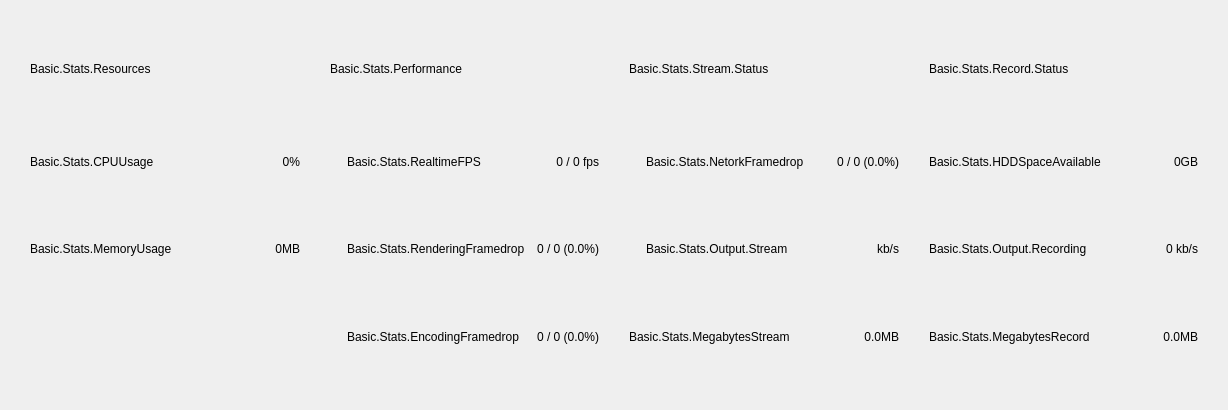
<?xml version="1.0" encoding="UTF-8"?>
<ui version="4.0">
 <class>PLSBasicStatusPanel</class>
 <widget class="QWidget" name="PLSBasicStatusPanel">
  <property name="geometry">
   <rect>
    <x>0</x>
    <y>0</y>
    <width>1228</width>
    <height>410</height>
   </rect>
  </property>
  <property name="windowTitle">
   <string>Form</string>
  </property>
  <layout class="QGridLayout" name="gridLayout">
   <property name="leftMargin">
    <number>30</number>
   </property>
   <property name="topMargin">
    <number>30</number>
   </property>
   <property name="rightMargin">
    <number>30</number>
   </property>
   <property name="bottomMargin">
    <number>30</number>
   </property>
   <property name="horizontalSpacing">
    <number>30</number>
   </property>
   <property name="verticalSpacing">
    <number>0</number>
   </property>
   <item row="5" column="0">
    <layout class="QHBoxLayout" name="horizontalLayout_2">
     <property name="spacing">
      <number>10</number>
     </property>
    </layout>
   </item>
   <item row="3" column="0">
    <layout class="QHBoxLayout" name="horizontalLayout_4">
     <property name="spacing">
      <number>10</number>
     </property>
     <item>
      <widget class="QLabel" name="cpuUsageLabel">
       <property name="text">
        <string>Basic.Stats.CPUUsage</string>
       </property>
      </widget>
     </item>
     <item>
      <widget class="PLSLabel" name="cpuUsage">
       <property name="sizePolicy">
        <sizepolicy hsizetype="Expanding" vsizetype="Preferred">
         <horstretch>0</horstretch>
         <verstretch>0</verstretch>
        </sizepolicy>
       </property>
       <property name="text">
        <string>0%</string>
       </property>
       <property name="alignment">
        <set>Qt::AlignRight|Qt::AlignTrailing|Qt::AlignVCenter</set>
       </property>
      </widget>
     </item>
    </layout>
   </item>
   <item row="4" column="2">
    <layout class="QHBoxLayout" name="horizontalLayout_12">
     <property name="spacing">
      <number>10</number>
     </property>
     <item>
      <widget class="QLabel" name="streamBitrateState"/>
     </item>
     <item>
      <widget class="QLabel" name="streamBitrateLabel">
       <property name="text">
        <string>Basic.Stats.Output.Stream</string>
       </property>
       <property name="active" stdset="0">
        <bool>false</bool>
       </property>
      </widget>
     </item>
     <item>
      <widget class="PLSLabel" name="streamBitrate">
       <property name="sizePolicy">
        <sizepolicy hsizetype="Expanding" vsizetype="Preferred">
         <horstretch>0</horstretch>
         <verstretch>0</verstretch>
        </sizepolicy>
       </property>
       <property name="text">
        <string> kb/s</string>
       </property>
       <property name="alignment">
        <set>Qt::AlignRight|Qt::AlignTrailing|Qt::AlignVCenter</set>
       </property>
      </widget>
     </item>
    </layout>
   </item>
   <item row="1" column="2">
    <widget class="QWidget" name="widget_2" native="true">
     <layout class="QVBoxLayout" name="verticalLayout_4">
      <property name="spacing">
       <number>0</number>
      </property>
      <property name="leftMargin">
       <number>0</number>
      </property>
      <property name="topMargin">
       <number>0</number>
      </property>
      <property name="rightMargin">
       <number>0</number>
      </property>
      <property name="bottomMargin">
       <number>10</number>
      </property>
      <item>
       <widget class="QLabel" name="streamHdr">
        <property name="text">
         <string>Basic.Stats.Stream.Status</string>
        </property>
       </widget>
      </item>
     </layout>
    </widget>
   </item>
   <item row="1" column="3">
    <widget class="QWidget" name="widget_3" native="true">
     <layout class="QVBoxLayout" name="verticalLayout_3">
      <property name="spacing">
       <number>0</number>
      </property>
      <property name="leftMargin">
       <number>0</number>
      </property>
      <property name="topMargin">
       <number>0</number>
      </property>
      <property name="rightMargin">
       <number>0</number>
      </property>
      <property name="bottomMargin">
       <number>10</number>
      </property>
      <item>
       <widget class="QLabel" name="recordHdr">
        <property name="text">
         <string>Basic.Stats.Record.Status</string>
        </property>
       </widget>
      </item>
     </layout>
    </widget>
   </item>
   <item row="5" column="1">
    <layout class="QHBoxLayout" name="horizontalLayout_10">
     <property name="spacing">
      <number>10</number>
     </property>
     <item>
      <widget class="QLabel" name="encodingFramedropState">
       <property name="active" stdset="0">
        <bool>false</bool>
       </property>
      </widget>
     </item>
     <item>
      <widget class="QLabel" name="encodingFramedropLabel">
       <property name="text">
        <string>Basic.Stats.EncodingFramedrop</string>
       </property>
       <property name="active" stdset="0">
        <bool>false</bool>
       </property>
      </widget>
     </item>
     <item>
      <widget class="PLSLabel" name="encodingFramedrop">
       <property name="sizePolicy">
        <sizepolicy hsizetype="Expanding" vsizetype="Preferred">
         <horstretch>0</horstretch>
         <verstretch>0</verstretch>
        </sizepolicy>
       </property>
       <property name="text">
        <string>0 / 0 (0.0%)</string>
       </property>
       <property name="alignment">
        <set>Qt::AlignRight|Qt::AlignTrailing|Qt::AlignVCenter</set>
       </property>
       <property name="active" stdset="0">
        <bool>false</bool>
       </property>
      </widget>
     </item>
    </layout>
   </item>
   <item row="1" column="1">
    <widget class="QWidget" name="widget" native="true">
     <layout class="QVBoxLayout" name="verticalLayout_2">
      <property name="spacing">
       <number>0</number>
      </property>
      <property name="leftMargin">
       <number>0</number>
      </property>
      <property name="topMargin">
       <number>0</number>
      </property>
      <property name="rightMargin">
       <number>0</number>
      </property>
      <property name="bottomMargin">
       <number>10</number>
      </property>
      <item>
       <widget class="QLabel" name="performanceHdr">
        <property name="text">
         <string>Basic.Stats.Performance</string>
        </property>
       </widget>
      </item>
     </layout>
    </widget>
   </item>
   <item row="4" column="1">
    <layout class="QHBoxLayout" name="horizontalLayout_5">
     <property name="spacing">
      <number>10</number>
     </property>
     <item>
      <widget class="QLabel" name="renderingFramedropState"/>
     </item>
     <item>
      <widget class="QLabel" name="renderingFramedropLabel">
       <property name="text">
        <string>Basic.Stats.RenderingFramedrop</string>
       </property>
      </widget>
     </item>
     <item>
      <widget class="PLSLabel" name="renderingFramedrop">
       <property name="sizePolicy">
        <sizepolicy hsizetype="Expanding" vsizetype="Preferred">
         <horstretch>0</horstretch>
         <verstretch>0</verstretch>
        </sizepolicy>
       </property>
       <property name="text">
        <string>0 / 0 (0.0%)</string>
       </property>
       <property name="alignment">
        <set>Qt::AlignRight|Qt::AlignTrailing|Qt::AlignVCenter</set>
       </property>
      </widget>
     </item>
    </layout>
   </item>
   <item row="3" column="1">
    <layout class="QHBoxLayout" name="horizontalLayout_3">
     <property name="spacing">
      <number>10</number>
     </property>
     <item>
      <widget class="QLabel" name="realtimeFramerateState"/>
     </item>
     <item>
      <widget class="QLabel" name="realtimeFramerateLabel">
       <property name="text">
        <string>Basic.Stats.RealtimeFPS</string>
       </property>
      </widget>
     </item>
     <item>
      <widget class="PLSLabel" name="realtimeFramerate">
       <property name="sizePolicy">
        <sizepolicy hsizetype="Expanding" vsizetype="Preferred">
         <horstretch>0</horstretch>
         <verstretch>0</verstretch>
        </sizepolicy>
       </property>
       <property name="text">
        <string>0 / 0 fps</string>
       </property>
       <property name="alignment">
        <set>Qt::AlignRight|Qt::AlignTrailing|Qt::AlignVCenter</set>
       </property>
      </widget>
     </item>
    </layout>
   </item>
   <item row="5" column="2">
    <layout class="QHBoxLayout" name="horizontalLayout_6">
     <property name="spacing">
      <number>10</number>
     </property>
     <item>
      <widget class="QLabel" name="StreamMegabytesLabel">
       <property name="text">
        <string>Basic.Stats.MegabytesStream</string>
       </property>
       <property name="active" stdset="0">
        <bool>false</bool>
       </property>
      </widget>
     </item>
     <item>
      <widget class="PLSLabel" name="streamMegabytes">
       <property name="text">
        <string>0.0MB</string>
       </property>
       <property name="alignment">
        <set>Qt::AlignRight|Qt::AlignTrailing|Qt::AlignVCenter</set>
       </property>
      </widget>
     </item>
    </layout>
   </item>
   <item row="3" column="2">
    <layout class="QHBoxLayout" name="horizontalLayout_9">
     <property name="spacing">
      <number>10</number>
     </property>
     <item>
      <widget class="QLabel" name="networkFramedropState"/>
     </item>
     <item>
      <widget class="QLabel" name="networkFramedropLabel">
       <property name="text">
        <string>Basic.Stats.NetorkFramedrop</string>
       </property>
       <property name="active" stdset="0">
        <bool>false</bool>
       </property>
      </widget>
     </item>
     <item>
      <widget class="PLSLabel" name="networkFramedrop">
       <property name="sizePolicy">
        <sizepolicy hsizetype="Expanding" vsizetype="Preferred">
         <horstretch>0</horstretch>
         <verstretch>0</verstretch>
        </sizepolicy>
       </property>
       <property name="text">
        <string>0 / 0 (0.0%)</string>
       </property>
       <property name="alignment">
        <set>Qt::AlignRight|Qt::AlignTrailing|Qt::AlignVCenter</set>
       </property>
      </widget>
     </item>
    </layout>
   </item>
   <item row="1" column="0">
    <widget class="QWidget" name="widget_4" native="true">
     <layout class="QVBoxLayout" name="verticalLayout">
      <property name="spacing">
       <number>0</number>
      </property>
      <property name="leftMargin">
       <number>0</number>
      </property>
      <property name="topMargin">
       <number>0</number>
      </property>
      <property name="rightMargin">
       <number>0</number>
      </property>
      <property name="bottomMargin">
       <number>10</number>
      </property>
      <item>
       <widget class="QLabel" name="resourcesHdr">
        <property name="text">
         <string>Basic.Stats.Resources</string>
        </property>
       </widget>
      </item>
     </layout>
    </widget>
   </item>
   <item row="5" column="3">
    <layout class="QHBoxLayout" name="horizontalLayout_8">
     <property name="spacing">
      <number>10</number>
     </property>
     <item>
      <widget class="QLabel" name="recordedMegabytesLabel">
       <property name="text">
        <string>Basic.Stats.MegabytesRecord</string>
       </property>
       <property name="active" stdset="0">
        <bool>false</bool>
       </property>
      </widget>
     </item>
     <item>
      <widget class="PLSLabel" name="recordedMegabytes">
       <property name="sizePolicy">
        <sizepolicy hsizetype="Expanding" vsizetype="Preferred">
         <horstretch>0</horstretch>
         <verstretch>0</verstretch>
        </sizepolicy>
       </property>
       <property name="text">
        <string>0.0MB</string>
       </property>
       <property name="alignment">
        <set>Qt::AlignRight|Qt::AlignTrailing|Qt::AlignVCenter</set>
       </property>
      </widget>
     </item>
    </layout>
   </item>
   <item row="4" column="3">
    <layout class="QHBoxLayout" name="horizontalLayout_7">
     <property name="spacing">
      <number>10</number>
     </property>
     <item>
      <widget class="QLabel" name="recordingBitrateLabel">
       <property name="text">
        <string>Basic.Stats.Output.Recording</string>
       </property>
       <property name="active" stdset="0">
        <bool>false</bool>
       </property>
      </widget>
     </item>
     <item>
      <widget class="PLSLabel" name="recordingBitrate">
       <property name="sizePolicy">
        <sizepolicy hsizetype="Expanding" vsizetype="Preferred">
         <horstretch>0</horstretch>
         <verstretch>0</verstretch>
        </sizepolicy>
       </property>
       <property name="text">
        <string>0 kb/s</string>
       </property>
       <property name="alignment">
        <set>Qt::AlignRight|Qt::AlignTrailing|Qt::AlignVCenter</set>
       </property>
      </widget>
     </item>
    </layout>
   </item>
   <item row="3" column="3">
    <layout class="QHBoxLayout" name="horizontalLayout">
     <property name="spacing">
      <number>10</number>
     </property>
     <item>
      <widget class="QLabel" name="diskAvailableLabel">
       <property name="text">
        <string>Basic.Stats.HDDSpaceAvailable</string>
       </property>
      </widget>
     </item>
     <item>
      <widget class="PLSLabel" name="diskAvailable">
       <property name="sizePolicy">
        <sizepolicy hsizetype="Expanding" vsizetype="Preferred">
         <horstretch>0</horstretch>
         <verstretch>0</verstretch>
        </sizepolicy>
       </property>
       <property name="text">
        <string>0GB</string>
       </property>
       <property name="alignment">
        <set>Qt::AlignRight|Qt::AlignTrailing|Qt::AlignVCenter</set>
       </property>
      </widget>
     </item>
    </layout>
   </item>
   <item row="4" column="0">
    <layout class="QHBoxLayout" name="horizontalLayout_11">
     <property name="spacing">
      <number>10</number>
     </property>
     <item>
      <widget class="QLabel" name="memoryUsageLabel">
       <property name="text">
        <string>Basic.Stats.MemoryUsage</string>
       </property>
      </widget>
     </item>
     <item>
      <widget class="PLSLabel" name="memoryUsage">
       <property name="sizePolicy">
        <sizepolicy hsizetype="Expanding" vsizetype="Preferred">
         <horstretch>0</horstretch>
         <verstretch>0</verstretch>
        </sizepolicy>
       </property>
       <property name="text">
        <string>0MB</string>
       </property>
       <property name="alignment">
        <set>Qt::AlignRight|Qt::AlignTrailing|Qt::AlignVCenter</set>
       </property>
      </widget>
     </item>
    </layout>
   </item>
  </layout>
 </widget>
 <customwidgets>
  <customwidget>
   <class>PLSLabel</class>
   <extends>QLabel</extends>
   <header>PLSLabel.h</header>
  </customwidget>
 </customwidgets>
 <resources/>
 <connections/>
</ui>
